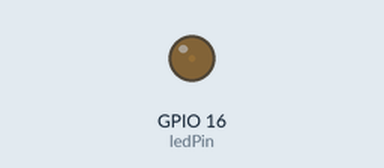
Bench run of a sketch on a simulated ESP32. On the bench: output pins drawn as LEDs (lit = HIGH).

Above: at 0.05 s.
At 1.7 s:
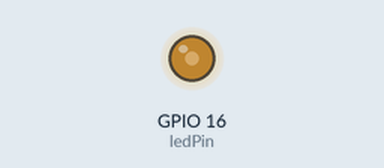
At 3.4 s:
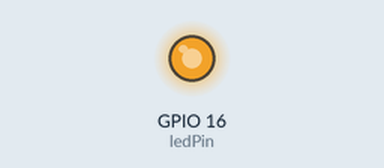
At 6.75 s:
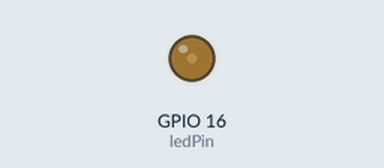
Timing chart, 0 to 9.8 s (numbered marks = the images above):
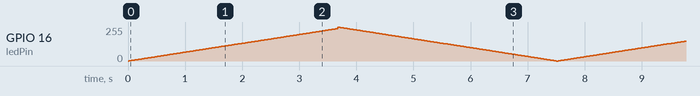

The sketch:

Task04_1.ino
```cpp
const int ledPin = 16 ; // GPIO16
const int freq = 5000;
const int ledChannel = 0;
const int resolution = 8;
void setup()
{
  // configure LED PWM
  ledcSetup(ledChannel, freq, resolution);
  ledcAttachPin(ledPin, ledChannel);
}

void loop()
{
  for(int dutyCycle =0; dutyCycle<=244; dutyCycle++)
  {
    ledcWrite(ledChannel, dutyCycle);
    delay(15);
  }

  for(int dutyCycle = 255; dutyCycle>=0; dutyCycle--)
  {
    ledcWrite(ledChannel, dutyCycle);
    delay(15);
  }

}
```
